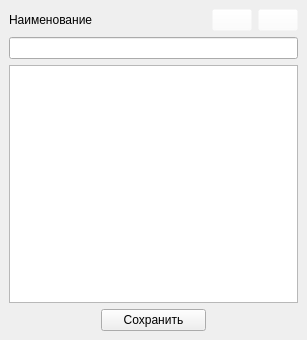
<?xml version="1.0" encoding="UTF-8"?>
<ui version="4.0">
 <class>editForm</class>
 <widget class="QMainWindow" name="editForm">
  <property name="geometry">
   <rect>
    <x>0</x>
    <y>0</y>
    <width>307</width>
    <height>340</height>
   </rect>
  </property>
  <property name="windowTitle">
   <string>Новый способ закупки</string>
  </property>
  <widget class="QWidget" name="centralwidget">
   <layout class="QVBoxLayout" name="verticalLayout">
    <item>
     <layout class="QHBoxLayout" name="horizontalLayout">
      <property name="bottomMargin">
       <number>0</number>
      </property>
      <item>
       <widget class="QLabel" name="label">
        <property name="text">
         <string>Наименование</string>
        </property>
       </widget>
      </item>
      <item>
       <spacer name="horizontalSpacer">
        <property name="orientation">
         <enum>Qt::Horizontal</enum>
        </property>
        <property name="sizeHint" stdset="0">
         <size>
          <width>40</width>
          <height>20</height>
         </size>
        </property>
       </spacer>
      </item>
      <item>
       <widget class="QPushButton" name="btn_pushTotree">
        <property name="enabled">
         <bool>false</bool>
        </property>
        <property name="minimumSize">
         <size>
          <width>0</width>
          <height>0</height>
         </size>
        </property>
        <property name="contextMenuPolicy">
         <enum>Qt::DefaultContextMenu</enum>
        </property>
        <property name="styleSheet">
         <string notr="true">background-color: rgba(255, 255, 255, 0);</string>
        </property>
        <property name="text">
         <string/>
        </property>
        <property name="icon">
         <iconset>
          <normaloff>./interface/interface/icons/add.ico</normaloff>./interface/interface/icons/add.ico</iconset>
        </property>
       </widget>
      </item>
      <item>
       <widget class="QPushButton" name="btn_removeFromtree">
        <property name="enabled">
         <bool>false</bool>
        </property>
        <property name="minimumSize">
         <size>
          <width>0</width>
          <height>0</height>
         </size>
        </property>
        <property name="styleSheet">
         <string notr="true">background-color: rgba(255, 255, 255, 5);</string>
        </property>
        <property name="text">
         <string/>
        </property>
        <property name="icon">
         <iconset>
          <normaloff>./interface/interface/icons/remove.ico</normaloff>./interface/interface/icons/remove.ico</iconset>
        </property>
       </widget>
      </item>
     </layout>
    </item>
    <item>
     <widget class="QLineEdit" name="lineEdit"/>
    </item>
    <item>
     <widget class="QListWidget" name="listTenderMethods"/>
    </item>
    <item>
     <layout class="QHBoxLayout" name="horizontalLayout_2">
      <property name="bottomMargin">
       <number>0</number>
      </property>
      <item>
       <spacer name="horizontalSpacer_2">
        <property name="orientation">
         <enum>Qt::Horizontal</enum>
        </property>
        <property name="sizeHint" stdset="0">
         <size>
          <width>40</width>
          <height>20</height>
         </size>
        </property>
       </spacer>
      </item>
      <item>
       <widget class="QPushButton" name="pushButton">
        <property name="minimumSize">
         <size>
          <width>105</width>
          <height>0</height>
         </size>
        </property>
        <property name="text">
         <string>Сохранить</string>
        </property>
       </widget>
      </item>
      <item>
       <spacer name="horizontalSpacer_3">
        <property name="orientation">
         <enum>Qt::Horizontal</enum>
        </property>
        <property name="sizeHint" stdset="0">
         <size>
          <width>40</width>
          <height>20</height>
         </size>
        </property>
       </spacer>
      </item>
     </layout>
    </item>
   </layout>
  </widget>
 </widget>
 <resources/>
 <connections/>
</ui>
